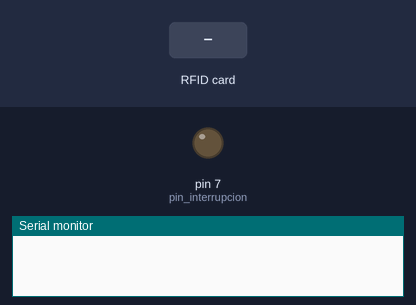
A sketch run on a simulated Arduino Uno, built with avr-gcc and run on an emulated ATmega328P. Shown: output pins drawn as LEDs (lit = HIGH), the last lines printed to the serial monitor. The test bench sets the inputs (shaded band).

Above: at 1.2 s.
1.3 s: RFID card 5E 7A 19 C4 held to the reader
At 1.85 s:
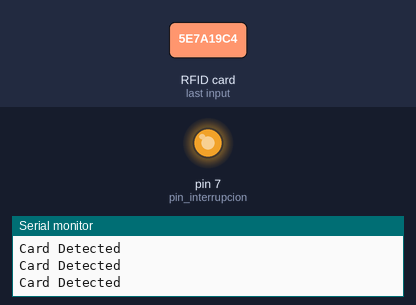
Timing chart, 0 to 4.3 s (numbered marks = the images above; inputs shaded):
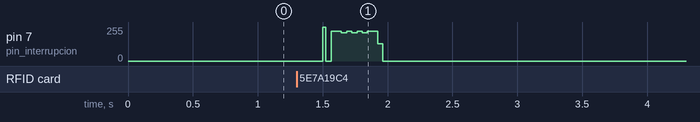

The sketch:

EsperarPorRFID.ino
```cpp
/*
 * Typical pin layout used:
 * -----------------------------------------------------------------------------------------
 *             MFRC522      Arduino       Arduino   Arduino    Arduino          Arduino
 *             Reader/PCD   Uno/101       Mega      Nano v3    Leonardo/Micro   Pro Micro
 * Signal      Pin          Pin           Pin       Pin        Pin              Pin
 * -----------------------------------------------------------------------------------------
 * SPI SS      SDA(SS)      10            53        D10        10               10
 * SPI MOSI    MOSI         11 / ICSP-4   51        D11        ICSP-4           16
 * SPI MISO    MISO         12 / ICSP-1   50        D12        ICSP-1           14
 * SPI SCK     SCK          13 / ICSP-3   52        D13        ICSP-3           15
 * RST         RST          x  / ICSP-3   5         x          x                x
 */

#include <MFRC522v2.h>
#include <MFRC522DriverSPI.h>
#include <MFRC522DriverPinSimple.h>
#include <MFRC522Debug.h>

MFRC522DriverPinSimple ss_pin(53); // Configurable, see typical pin layout above.

MFRC522DriverSPI driver{ss_pin}; // Create SPI driver.
MFRC522 mfrc522{driver};  // Create MFRC522 instance.

int pin_interrupcion = 7;

void setup() {
  Serial.begin(115200);  // Initialize serial communications with the PC for debugging.
  while (!Serial);     // Do nothing if no serial port is opened (added for Arduinos based on ATMEGA32U4).
  mfrc522.PCD_Init();  // Init MFRC522 board.
  pinMode(pin_interrupcion, OUTPUT);
  digitalWrite(pin_interrupcion, LOW);
}

void loop() {
	// Reset the loop if no new card present on the sensor/reader. This saves the entire process when idle.
	if ( !mfrc522.PICC_IsNewCardPresent()) {
    delay(700);
		return;
	}
  Serial.println("Card Detected");
  digitalWrite(pin_interrupcion, HIGH);
  delay(10);
  digitalWrite(pin_interrupcion, LOW);
}
```
